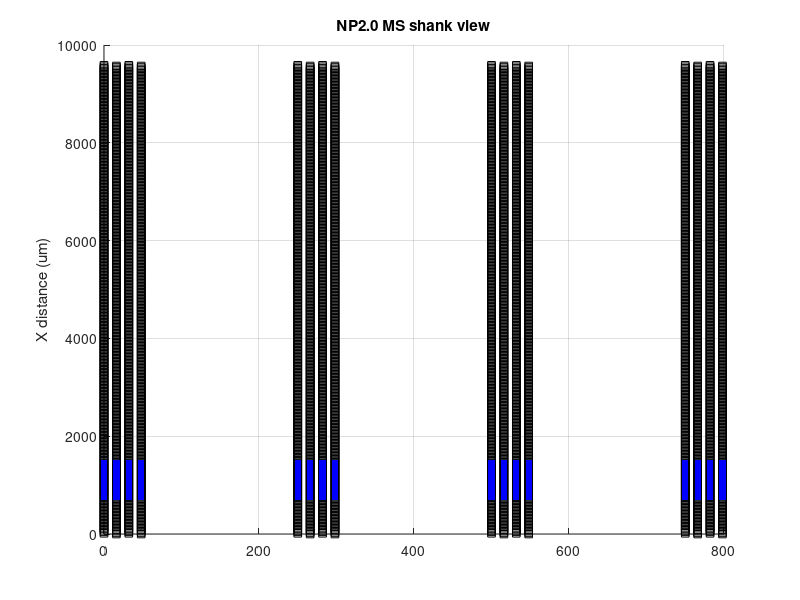

Write the MATLAB code that produced this figure.
function nptype24_imro
% imro files for 24 npix begin with (24, 38) and then (channel ID, shank
% ID, bank ID, reference ID, electrode ID), eg (1 0 0 1 1) is electrode 1 on
% shank 1 (channel is a n integer that goes from 0 to 384), (2 0 0 2 1)
% see https://billkarsh.github.io/SpikeGLX/help/imroTables/
% Build imro tables for some useful four shank combinations;
% also plot that selection.
%
% Output is saved in the directory where this script is run.
%
% patternType = 0 all sites on "shankChoice" starting from "botRow", 0-448
% patternType = 1 horizontal stripe of 96-channel height across all four
%                   shanks starting from "botRow", valid values = 0-592
% patternType = 2 horizontal stripe of 192-channel height across two
%                   shanks starting from "botRow", valid values = 0-592
% written by ???, modified by JF 

patternType = 1;
shankChoice = 3;   % 0-3, needed for patternType 0
botRow = 50;     
refElec = 1;     % 0 for external, 1-4 for tip reference on shank 0-3
elecChoice = 2:3; % 0-3, needed for patternType 2

shank = zeros(384,1,'single');
bank = zeros(384,1,'single');
elecInd = zeros(384,1,'single');
chans = zeros(384,1,'int32');

chans(:,1) = 0:383; % 384 channels
bMapOK = 1;

switch patternType
    
    case 0
        %make a map with all sites on one shank, starting from electrode row n
        nameStr = sprintf( 'NPtype24_shank%d_botRow%d_ref%d', shankChoice, botRow, refElec );
        shank = shank + shankChoice;
        elecInd = botRow*2:(botRow*2 + 383);
        for i = 1:numel(elecInd)
            [bank(i), chans(i)] = ElecToChan( shank(i), elecInd(i) );
        end
        
    case 1
        %horizontal stripe of 2 channel blocks (96 sites) across all four shanks
        shElecInd = (botRow*2:(botRow*2 + 96)); %these are the electrode indices on each shank
        nameStr = sprintf( 'NPtype24_hStripe_botRow%d_ref%d', botRow, refElec );
        %loop over shanks; for each, calculate the channels that correspond
        %to these electrode indices       
        nE = 96; %electrodes in pattern per shank
        for sI = 0:3
            for i = 1:nE
                gEInd = sI*nE + i; % current electrode index for whole probe, plus one for MATLAB
                elecInd(gEInd) = shElecInd(i); % electrode index in whole selected set
                shank(gEInd) = sI;
                [bank(gEInd), chans(gEInd)] = ElecToChan( sI, elecInd(gEInd) );
                %fprintf("%d,%d,%d\n", bank(gEInd), chans(gEInd), elecInd(gEInd) );
            end
        end   
        
        
    case 2
        %horizontal stripe of 2 channel blocks (96 sites) across all four shanks
        shElecInd = (botRow*2:(botRow*2 + 192)); %these are the electrode indices on each shank
        nameStr = sprintf( 'NPtype24_hStripe_shanks%d%d_botRow%d_ref%d', elecChoice(1), elecChoice(2),botRow, refElec );
        %loop over shanks; for each, calculate the channels that correspond
        %to these electrode indices       
        nE = 192; %electrodes in pattern per shank
        SIvals = elecChoice;
        for sI = SIvals %edit this with values eg 0:1, 2:3 
            for i = 1:nE
                gEInd = (sI - SIvals(1))*nE + i; % current electrode index for whole probe, plus one for MATLAB
                elecInd(gEInd) = shElecInd(i); % electrode index in whole selected set
                shank(gEInd) = sI;
                [bank(gEInd), chans(gEInd)] = ElecToChan( sI, elecInd(gEInd) );
                fprintf("%d,%d,%d\n", bank(gEInd), chans(gEInd), elecInd(gEInd) );
            end
        end   
    otherwise
        fprintf('unknown pattern type\n');
        return;
end

%warn if there are duplicate channels
for i = 1:384
    if sum( chans(1:i-1)==chans(i) ) > 0
        fprintf( "duplicate channels => impossible map\n" );
        bMapOK = 0;
    end
end

if bMapOK
    %open a new file wherever we are
    fileName = [nameStr,'.imro'];
    nmID = fopen(fileName,'w');

    [chans,sortI] = sort(chans);
    bank = int32(bank(sortI));
    shank = int32(shank(sortI));
    elecInd = elecInd(sortI);

    % imro table
    % print first entry, specifying probe type and number of channels
    fprintf(nmID,'(%d,%d)', 24, 384);
    for i = 1:numel(chans)
        fprintf(nmID,'(%d %d %d %d %d)', chans(i), shank(i), bank(i), refElec, elecInd(i) );
    end
    fprintf(nmID, '\n');

    fclose(nmID);

    % make a plot of all the electrode positions
    [~,~,~] = PlotElec24(shank, bank, chans, elecInd);
end

end

function [ chans, chanPos, chanShank ] = PlotElec24( shank, bank, chans, elecInd )

    % NP 2.0 MS (4 shank), probe type 24 electrode positions
    nElec = 1280;   %per shank; pattern repeats for the four shanks
    vSep = 15;      % in um
    hSep = 32;

    elecPos = zeros(nElec, 2);   

    elecPos(1:4:end,1) = hSep/2;           %sites 0,4,8...
    elecPos(2:4:end,1) =  (3/2)*hSep;      %sites 1,5,9...
    elecPos(3:4:end,1) = 0;                %sites 2,6,10...
    elecPos(4:4:end,1) =  hSep;            %sites 3,7,11...

    % fill in y values        
    viHalf = (0:(nElec/2-1))';                %row numbers
    elecPos(1:2:end,2) = viHalf * vSep;       %sites 0,2,4...
    elecPos(2:2:end,2) = elecPos(1:2:end,2);  %sites 1,3,5...

    chanPos = elecPos(elecInd+1,:);
    chanShank = shank;
    
    % make a plot of all the electrode positions
    figure();
    shankSep = 250;
    for sI = 0:3
        cc = find(shank == sI);
        scatter( shankSep*sI + elecPos(:,1), (elecPos(:,2)), 30, 'k', 'square' ); hold on;
        scatter( shankSep*sI + chanPos(cc,1), (chanPos(cc,2)), 20, 'b', 'square', 'filled' ); hold on; 
        %scatter( shankSep*sI + elecPos(:,1), -(5000-elecPos(:,2)), 30, 'k', 'square' ); hold on;
        %scatter( shankSep*sI + chanPos(cc,1), -(5000-chanPos(cc,2)), 20, 'b', 'square', 'filled' ); hold on; 
        ylabel('Distance from tip of probe (um)')
        ylabel('X distance (um)')
        grid on;
    end
    %xlim([-16,3*shankSep+64]);
    %ylim([-10000,10]);
    title('NP2.0 MS shank view');
    hold off;
    
end

function [bank, chan] = ElecToChan( shank, elecInd )

%electrode to channel map
elecMap = zeros(4,8,'single');
elecMap(1,:) = [0,2,4,6,5,7,1,3];
elecMap(2,:) = [1,3,5,7,4,6,0,2];
elecMap(3,:) = [4,6,0,2,1,3,5,7];
elecMap(4,:) = [5,7,1,3,0,2,4,6];

bank = floor(elecInd/384);

%which block within the bank?
blockID = floor((elecInd - bank*384)/48);

%which channel within the block?
subBlockInd = mod((elecInd - bank*384), 48);

%get the channel number for that shank, bank, and block combo
chan = 48*elecMap(shank+1, blockID+1) + subBlockInd; 

end

